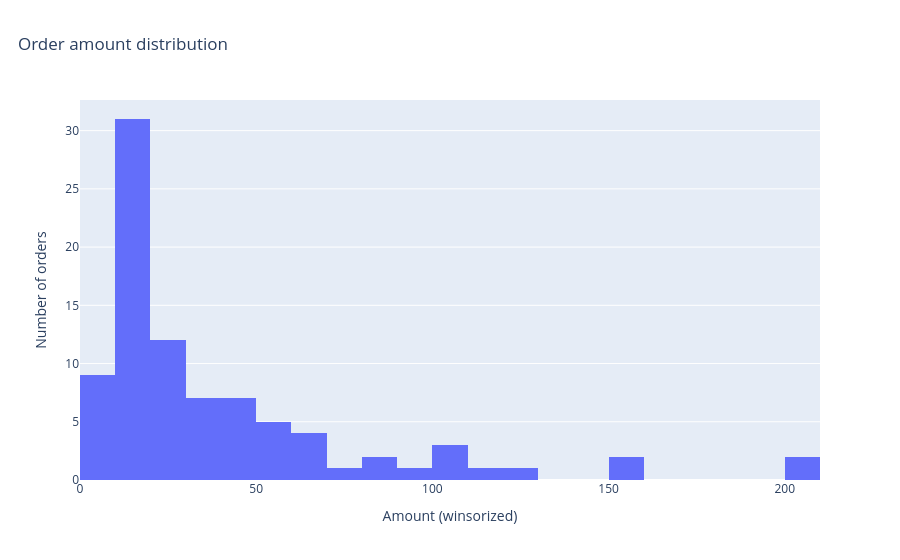

Notebook cell for this chart:
### Markdown cell above
## Order Amount distribution
As we see, the majority of orders are for small amounts (around $10-$50), while high-value orders are very rare

### Code cell
fig = px.histogram(df, x="amount_winsor", nbins=30, title="Order amount distribution")
fig.update_layout(title={"x": 0.02})
fig.update_xaxes(title_text="Amount (winsorized)")
fig.update_yaxes(title_text="Number of orders")
save_fig(fig, FIGS_DIR / "amount_hist_winsor.png")
fig

### Figure 1 — Plotly figure (JSON) as saved in the notebook; plotly's stock layout.template omitted (floating-point values rounded to 4 significant figures)
{"data": [{"bingroup": "x", "hovertemplate": "amount_winsor=%{x}<br>count=%{y}<extra></extra>", "legendgroup": "", "marker": {"color": "#636efa", "pattern": {"shape": ""}}, "name": "", "nbinsx": 30, "orientation": "v", "showlegend": false, "type": "histogram", "x": [12.5, 8.0, NaN, 25.0, 100.0, 15.75, 45.0, NaN, 19.99, 50.0, 120.5, 30.0, 4.35, 15.0, NaN, 60.0, 22.1, 10.0, 85.0, 12.0, 33.0, NaN, 14.5, 200.0, 5.5, 45.0, 18.0, 99.99, NaN, 12.5, 25.0, 10.0, 30.0, 7.5, 150.0, 22.0, 11.0, 40.0, 19.5, 55.0, 12.0, NaN, 28.0, 14.0, 100.0, 9.99, 65.0, 25.0, 18.5, 42.0, 13.0, 31.5, 80.0, 21.0, NaN, 17.5, 50.0, 9.0, 110.0, 24.0, 15.5, 75.0, NaN, 12.0, 33.0, 40.0, 19.99, NaN, 14.5, 60.0, 25.0, 10.0, 5.0, 200.0, 12.5, 44.0, 18.0, NaN, 29.9, 15.0, 50.0, 8.5, 100.0, 22.0, 14.0, 35.0, 19.0, 60.0, 12.5, NaN, 45.0, NaN, 10.0, 25.0, 150.0, 18.5, 30.0, 7.0, 55.0, 12.0], "xaxis": "x", "yaxis": "y"}], "layout": {"barmode": "relative", "legend": {"tracegroupgap": 0}, "title": {"text": "Order amount distribution", "x": 0.02}, "xaxis": {"anchor": "y", "domain": [0, 1], "title": {"text": "Amount (winsorized)"}}, "yaxis": {"anchor": "x", "domain": [0, 1], "title": {"text": "Number of orders"}}}}
